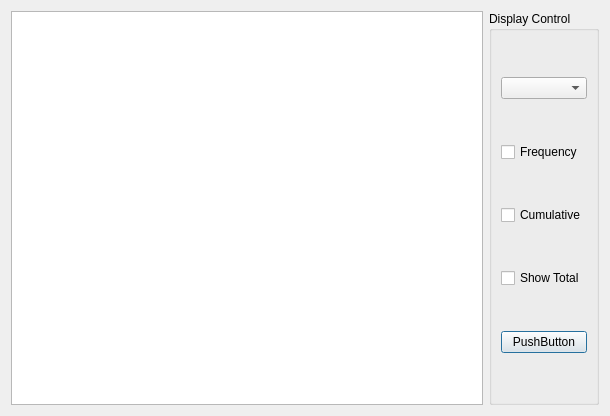
<?xml version="1.0" encoding="UTF-8"?>
<ui version="4.0">
 <class>Stat</class>
 <widget class="QDialog" name="Stats">
  <property name="geometry">
   <rect>
    <x>0</x>
    <y>0</y>
    <width>610</width>
    <height>416</height>
   </rect>
  </property>
  <property name="windowTitle">
   <string>Stats</string>
  </property>
  <layout class="QHBoxLayout" name="horizontalLayout">
   <item>
    <widget class="QGraphicsView" name="graphicsView"/>
   </item>
   <item>
    <widget class="QGroupBox" name="groupBox">
     <property name="title">
      <string>Display Control</string>
     </property>
     <layout class="QVBoxLayout" name="verticalLayout">
      <item>
       <widget class="QComboBox" name="comboBox"/>
      </item>
      <item>
       <widget class="QCheckBox" name="checkBox">
        <property name="text">
         <string>Frequency</string>
        </property>
       </widget>
      </item>
      <item>
       <widget class="QCheckBox" name="checkBox_5">
        <property name="text">
         <string>Cumulative</string>
        </property>
       </widget>
      </item>
      <item>
       <widget class="QCheckBox" name="checkBox_4">
        <property name="text">
         <string>Show Total</string>
        </property>
       </widget>
      </item>
      <item>
       <widget class="QPushButton" name="pushButton">
        <property name="text">
         <string>PushButton</string>
        </property>
       </widget>
      </item>
     </layout>
    </widget>
   </item>
  </layout>
 </widget>
 <resources/>
 <connections/>
</ui>
